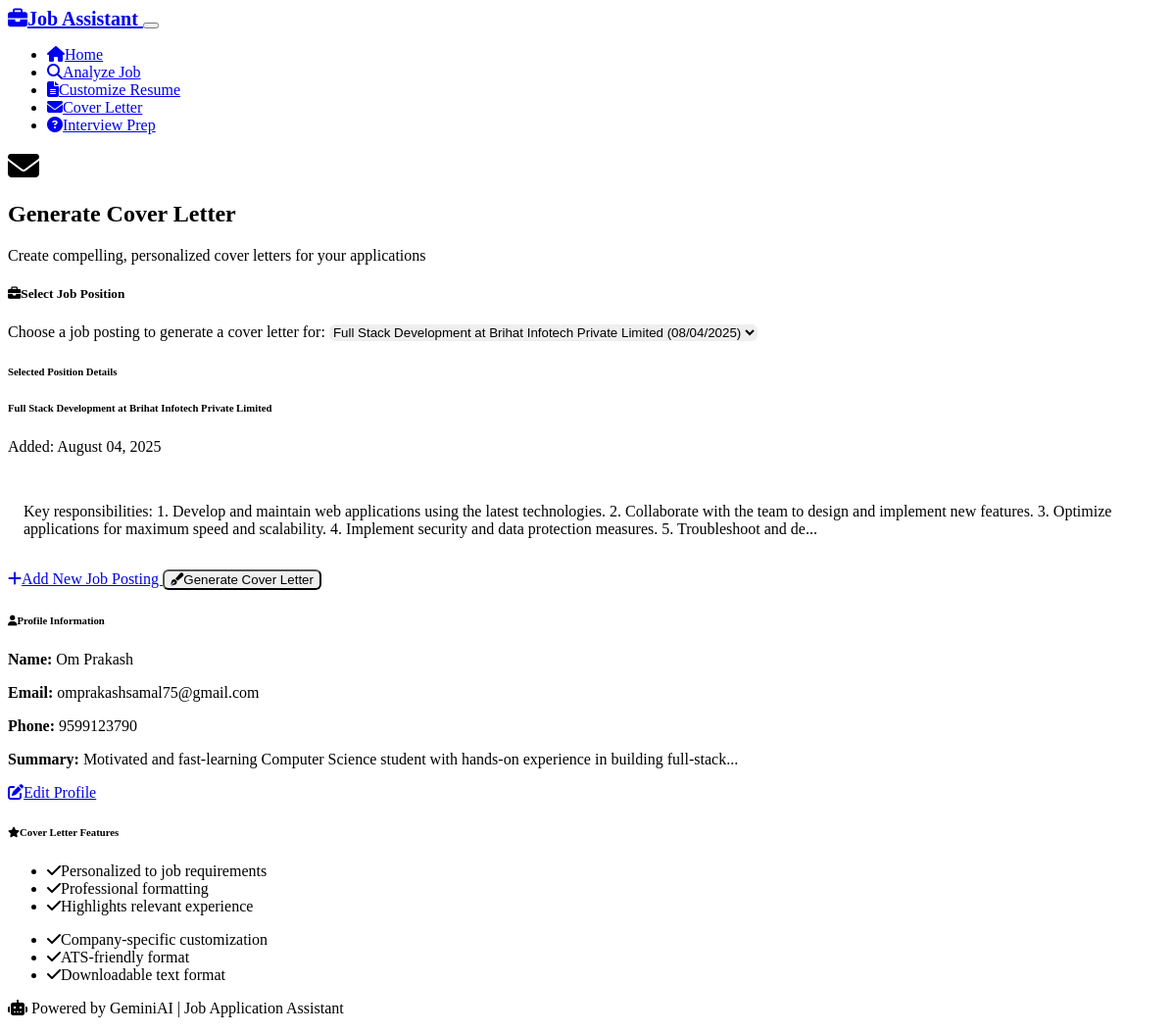
/generate_cover_letter?job_id=2, run on the app's committed database.
### models.py (models this page shows, shortened)
class JobPosting(db.Model):
    __tablename__ = 'job_posting'
    id = db.Column(db.Integer, primary_key=True)
    title = db.Column(db.String(200), nullable=False)
    company = db.Column(db.String(100), nullable=False)
    description = db.Column(db.Text, nullable=False)
    requirements = db.Column(db.Text)
    created_at = db.Column(db.DateTime, default=datetime.utcnow)

class UserProfile(db.Model):
    __tablename__ = 'user_profile'
    id = db.Column(db.Integer, primary_key=True)
    name = db.Column(db.String(100), nullable=False)
    email = db.Column(db.String(120), nullable=False)
    phone = db.Column(db.String(20))
    summary = db.Column(db.Text)
    experience = db.Column(db.Text)
    education = db.Column(db.Text)
    skills = db.Column(db.Text)
    created_at = db.Column(db.DateTime, default=datetime.utcnow)
    updated_at = db.Column(db.DateTime, default=datetime.utcnow, onupdate=datetime.utcnow)

### routes.py (the view)
@app.route('/generate_cover_letter')
def generate_cover_letter():
    job_id = request.args.get('job_id')
    job_posting = None
    if job_id:
        job_posting = JobPosting.query.get(job_id)
    jobs = JobPosting.query.order_by(JobPosting.created_at.desc()).limit(10).all()
    profile = UserProfile.query.first()
    return render_template('generate_cover_letter.html',
                         jobs=jobs,
                         selected_job=job_posting,
                         profile=profile)

### templates/generate_cover_letter.html (shortened to what this page needs)
{% extends "base.html" %}
{% block content %}
<div class="container mt-4">
    <div class="row">
        <div class="col-12">
            <div class="d-flex align-items-center mb-4">
                <i class="fas fa-envelope fa-2x text-info me-3"></i>
                <div>
                    <h2 class="mb-0">Generate Cover Letter</h2>
                    <p class="text-muted mb-0">Create compelling, personalized cover letters for your applications</p>
                </div>
            </div>
        </div>
    </div>
    <div class="row">
        <div class="col-lg-8 mx-auto">
            <div class="card">
                <div class="card-header">
                    <h5 class="card-title mb-0">
                        <i class="fas fa-briefcase me-2"></i>Select Job Position
                    </h5>
                </div>
                <div class="card-body">
                    {% if jobs %}
                    <form method="POST" action="{{ url_for('process_cover_letter') }}">
                        <div class="mb-4">
                            <label for="job_id" class="form-label">Choose a job posting to generate a cover letter for:</label>
                            <select class="form-select" id="job_id" name="job_id" required>
                                {% for job in jobs %}
                                <option value="{{ job.id }}"
                                        {% if selected_job and selected_job.id == job.id %}selected{% endif %}>
                                    {{ job.title }} at {{ job.company }}
                                </option>
                                {% endfor %}
                            </select>
                        </div>
                        {% if selected_job %}
                        <div class="card mb-4">
                            <div class="card-header">
                                <h6 class="mb-0">Selected Position Details</h6>
                            </div>
                            <div class="card-body">
                                <h6><strong>{{ selected_job.title }}</strong> at {{ selected_job.company }}</h6>
                                <p class="text-muted small mb-2">Added: {{ selected_job.created_at.strftime('%B %d, %Y') }}</p>
                                <div class="description-preview">
                                    <p class="mb-0">{{ selected_job.description[:300] }}{% if selected_job.description|length > 300 %}...{% endif %}</p>
                                </div>
                            </div>
                        </div>
                        {% endif %}
                        <div class="d-grid gap-2 d-md-flex justify-content-md-between">
                            <a href="{{ url_for('analyze_job') }}" class="btn btn-outline-primary">
                                <i class="fas fa-plus me-2"></i>Add New Job Posting
                            </a>
                            <button type="submit" class="btn btn-info" {% if not profile %}disabled{% endif %}>
                                <i class="fas fa-pen-fancy me-2"></i>Generate Cover Letter
                            </button>
                        </div>
                    </form>
                    {% endif %}
                </div>
            </div>
            {% if profile %}
            <div class="card mt-4">
                <div class="card-header">
                    <h6 class="card-title mb-0">
                        <i class="fas fa-user me-2"></i>Profile Information
                    </h6>
                </div>
                <div class="card-body">
                    <div class="row">
                        <div class="col-md-6">
                            <p><strong>Name:</strong> {{ profile.name }}</p>
                            <p><strong>Email:</strong> {{ profile.email }}</p>
                            {% if profile.phone %}
                            <p><strong>Phone:</strong> {{ profile.phone }}</p>
                            {% endif %}
                        </div>
                        <div class="col-md-6">
                            {% if profile.summary %}
                            <p><strong>Summary:</strong> {{ profile.summary[:100] }}{% if profile.summary|length > 100 %}...{% endif %}</p>
                            {% endif %}
                        </div>
                    </div>
                    <a href="{{ url_for('profile') }}" class="btn btn-sm btn-outline-secondary">
                        <i class="fas fa-edit me-1"></i>Edit Profile
                    </a>
                </div>
            </div>
            {% endif %}
            <div class="card mt-4">
                <div class="card-header">
                    <h6 class="card-title mb-0">
                        <i class="fas fa-star me-2 text-warning"></i>Cover Letter Features
                    </h6>
                </div>
                <div class="card-body">
                    <div class="row">
                        <div class="col-md-6">
                            <ul class="list-unstyled">
                                <li class="mb-2"><i class="fas fa-check text-success me-2"></i>Personalized to job requirements</li>
                                <li class="mb-2"><i class="fas fa-check text-success me-2"></i>Professional formatting</li>
                                <li class="mb-2"><i class="fas fa-check text-success me-2"></i>Highlights relevant experience</li>
                            </ul>
                        </div>
                        <div class="col-md-6">
                            <ul class="list-unstyled">
                                <li class="mb-2"><i class="fas fa-check text-success me-2"></i>Company-specific customization</li>
                                <li class="mb-2"><i class="fas fa-check text-success me-2"></i>ATS-friendly format</li>
                                <li class="mb-2"><i class="fas fa-check text-success me-2"></i>Downloadable text format</li>
                            </ul>
                        </div>
                    </div>
                </div>
            </div>
        </div>
    </div>
</div>
{% endblock %}

### static/style.css (style rules this page uses)
.card { transition: transform 0.2s ease-in-out, box-shadow 0.2s ease-in-out; }
.form-control, .form-select { border-radius: 0.375rem; border: 1px solid var(--bs-border-color); }
.btn { border-radius: 0.375rem; font-weight: 500; transition: all 0.15s ease-in-out; }
.description-preview { background: var(--bs-secondary-bg); padding: 1rem; border-radius: 0.375rem; border-left: 4px solid var(--bs-primary); }
[data-bs-theme="dark"] .description-preview { background: var(--bs-dark); border-left-color: var(--bs-info); }
[data-bs-theme="dark"] .card { border: 1px solid var(--bs-border-color); }

### data on the page
JobPosting: title "Full Stack Development", company "Brihat Infotech Private Limited", created_at "August 04, 2025", description "Key responsibilities: 1. Develop and maintain web applications using the latest technologies. 2. Collaborate with the team to design and implement new features. 3. Optimize applications for maximum speed and scalability. 4. Implement security and data protection measures. 5. Troubleshoot and de"
UserProfile: name "Om Prakash", email "omprakashsamal75@gmail.com", phone "9599123790", summary "Motivated and fast-learning Computer Science student with hands-on experience in building full-stack"

### other printed values
form field job_id "Full Stack Development at Brihat Infotech Private Limited (08/04/2025)"
